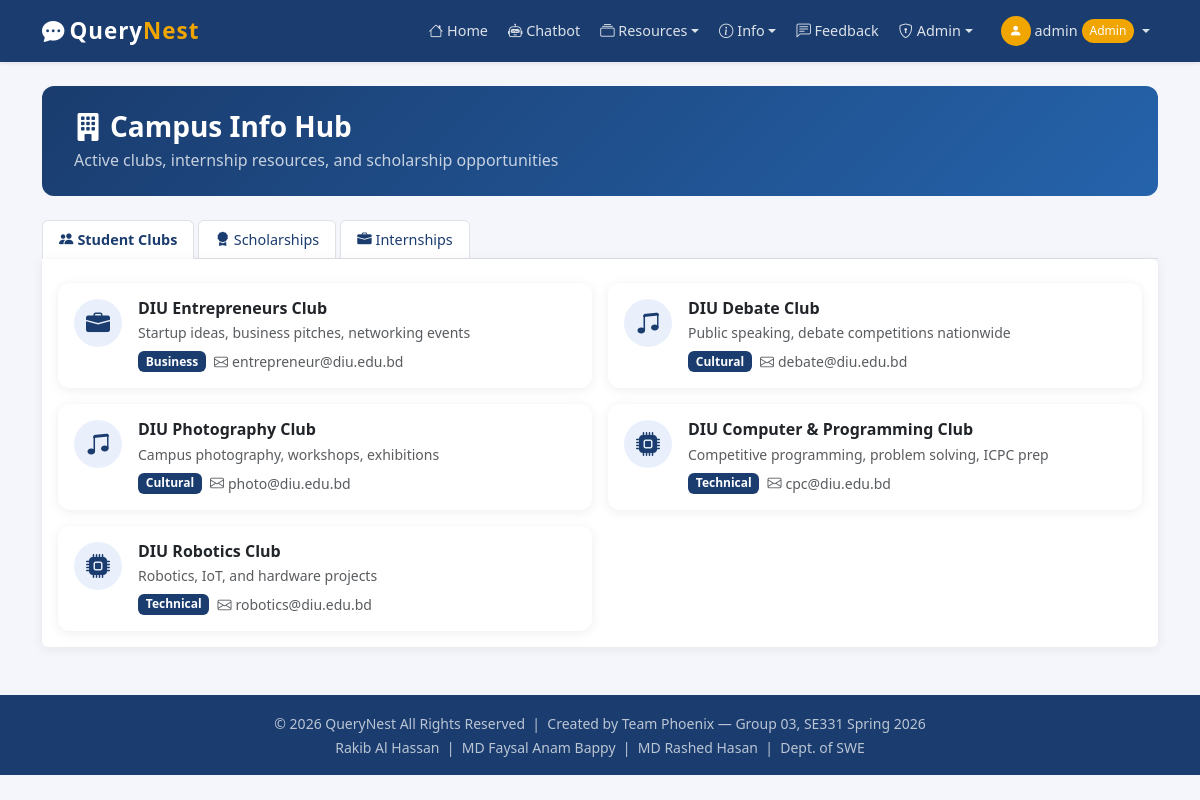
The page /campus (signed in) on the database its author committed.
### tables this page shows
CREATE TABLE clubs (
            club_id      INTEGER PRIMARY KEY AUTOINCREMENT,
            name         TEXT NOT NULL,
            description  TEXT,
            contact      TEXT,
            category     TEXT
        );

### app.py (the view)
@app.route('/campus')
@login_required
def campus():
    conn         = get_db()
    clubs        = conn.execute("SELECT * FROM clubs ORDER BY category, name").fetchall()
    scholarships = conn.execute("SELECT * FROM scholarships ORDER BY deadline").fetchall()
    internships  = conn.execute("SELECT * FROM internships ORDER BY deadline").fetchall()
    conn.close()
    return render_template('campus.html', clubs=clubs, scholarships=scholarships, internships=internships)

### app.py (called while the page is built)
def get_db():
    conn = sqlite3.connect(DB_PATH)
    conn.row_factory = sqlite3.Row
    return conn

def login_required(f):
    @wraps(f)
    def decorated(*args, **kwargs):
        if 'user_id' not in session:
            flash('Please log in first.', 'warning')
            return redirect(url_for('login'))
        return f(*args, **kwargs)
    return decorated

### templates/campus.html (shortened to what this page needs)
{% extends "base.html" %}
{% block content %}
<div class="page-header">
  <h3 class="fw-bold mb-1"><i class="bi bi-building-fill me-2"></i>Campus Info Hub</h3>
  <p class="mb-0 opacity-75">Active clubs, internship resources, and scholarship opportunities</p>
</div>
<ul class="nav nav-tabs mb-0" id="campusTabs">
  <li class="nav-item">
    <a class="nav-link active" data-bs-toggle="tab" href="#clubs">
      <i class="bi bi-people-fill me-1"></i>Student Clubs
    </a>
  </li>
  <li class="nav-item">
    <a class="nav-link" data-bs-toggle="tab" href="#scholarships">
      <i class="bi bi-award-fill me-1"></i>Scholarships
    </a>
  </li>
  <li class="nav-item">
    <a class="nav-link" data-bs-toggle="tab" href="#internships">
      <i class="bi bi-briefcase-fill me-1"></i>Internships
    </a>
  </li>
</ul>
<div class="card mb-4" style="border-top:none; border-radius: 0 6px 6px 6px;">
  <div class="card-body pt-4">
<div class="tab-content">
  <div class="tab-pane fade show active" id="clubs">
    <div class="row g-3">
      {% for club in clubs %}
      <div class="col-md-6">
        <div class="card h-100">
          <div class="card-body">
            <div class="d-flex align-items-start gap-3">
              <div class="rounded-circle d-flex align-items-center justify-content-center flex-shrink-0"
                   style="width:48px;height:48px;background:#e9f0fb;color:#1a3c6e;">
                {% if club.category == 'Technical' %}<i class="bi bi-cpu-fill fs-4"></i>
                {% elif club.category == 'Cultural' %}<i class="bi bi-music-note-beamed fs-4"></i>
                {% else %}<i class="bi bi-briefcase-fill fs-4"></i>{% endif %}
              </div>
              <div>
                <h6 class="fw-bold mb-1">{{ club.name }}</h6>
                <p class="text-muted small mb-2">{{ club.description }}</p>
                <div class="d-flex gap-2">
                  <span class="badge" style="background:#1a3c6e;">{{ club.category }}</span>
                  {% if club.contact %}
                  <span class="small text-muted"><i class="bi bi-envelope me-1"></i>{{ club.contact }}</span>
                  {% endif %}
                </div>
              </div>
            </div>
          </div>
        </div>
      </div>
      {% endfor %}
    </div>
  </div>
</div>
  </div>
</div>
{% endblock %}

### templates/base.html (style rules this page uses)
:root { --primary:#1a3c6e; --accent:#f0a500; }
body { background:#f4f6fb; font-family:'Segoe UI',sans-serif; }
.nav-link { color:rgba(255,255,255,.85) !important; font-size:.9rem; }
.card { border:none; border-radius:12px; box-shadow:0 2px 12px rgba(0,0,0,.07); }
.page-header { background:linear-gradient(135deg,#1a3c6e,#2563ab); color:#fff; border-radius:12px; padding:1.5rem 2rem; margin-bottom:1.5rem; }

### templates/campus.html (style rules this page uses)
#campusTabs .nav-link { color: #1a3c6e !important; font-weight: 500; border: 1px solid #dee2e6; margin-right: 4px; background: #fff; border-radius: 6px 6px 0 0; }
#campusTabs .nav-link.active { color: #1a3c6e !important; font-weight: 700; border-bottom-color: #fff; background: #fff; }

### rows shown on the page
clubs: name "DIU Entrepreneurs Club", description "Startup ideas, business pitches, networking events", category "Business", contact "entrepreneur@diu.edu.bd"
clubs: name "DIU Debate Club", description "Public speaking, debate competitions nationwide", category "Cultural", contact "debate@diu.edu.bd"
clubs: name "DIU Photography Club", description "Campus photography, workshops, exhibitions", category "Cultural", contact "photo@diu.edu.bd"
clubs: name "DIU Computer & Programming Club", description "Competitive programming, problem solving, ICPC prep", category "Technical", contact "cpc@diu.edu.bd"
clubs: name "DIU Robotics Club", description "Robotics, IoT, and hardware projects", category "Technical", contact "robotics@diu.edu.bd"

### other values the page prints
{{ session.user_name }} "admin"
